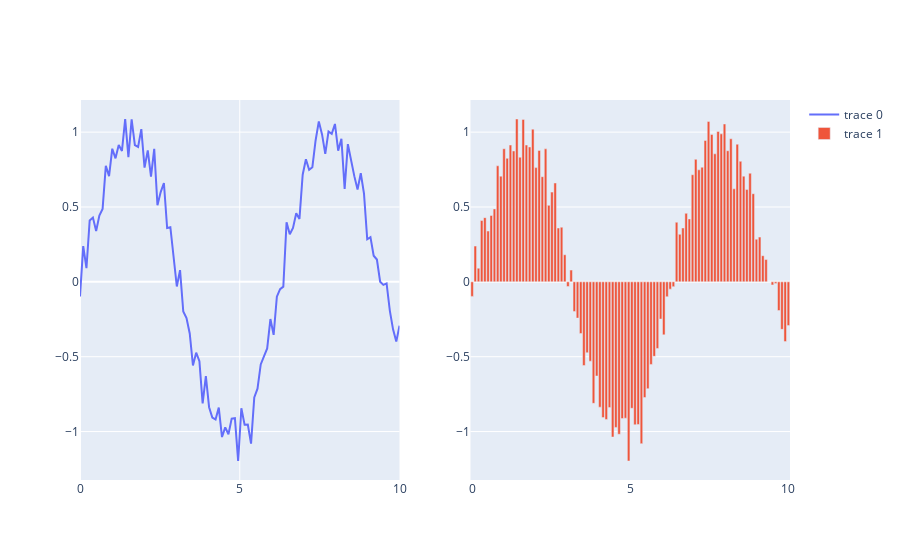

Notebook source saved alongside this figure:
### Code cell
from plotly.subplots import make_subplots
import plotly.graph_objects as go

# Creating subplots
fig = make_subplots(rows=1, cols=2)
fig.add_trace(go.Scatter(x=data['x'], y=data['y']), row=1, col=1)
fig.add_trace(go.Bar(x=data['x'], y=data['y']), row=1, col=2)
fig.show()
